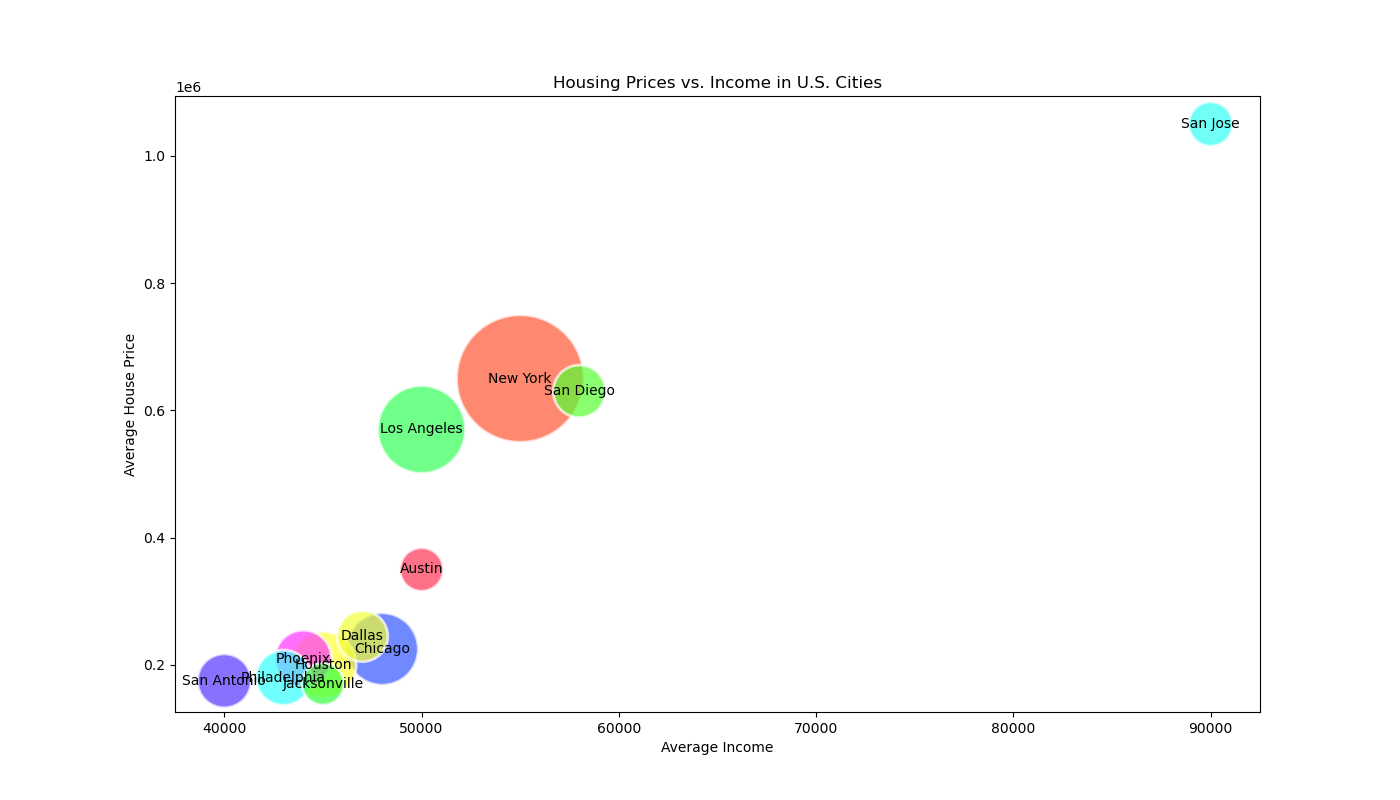

Write the Python code that produced this figure.

import matplotlib.pyplot as plt

# Data points
cities = ['New York', 'Los Angeles', 'Chicago', 'Houston', 'Phoenix', 'Philadelphia',
          'San Antonio', 'San Diego', 'Dallas', 'San Jose', 'Austin', 'Jacksonville']
average_income = [55000, 50000, 48000, 45000, 44000, 43000, 40000, 58000, 47000, 90000, 50000, 45000]
average_house_price = [650000, 570000, 225000, 200000, 210000, 180000, 175000, 630000, 245000, 1050000, 350000, 170000]
population = [8419000, 3980000, 2706000, 2300000, 1660000, 1585000,
              1500000, 1420000, 1340000, 1020000, 978000, 911000]

# Bubble size is scaled by population (This is a simplification; typically, you would want to scale these values appropriately)
bubble_size = [pop / 1000 for pop in population]

# Set the figure size
plt.figure(figsize=(14, 8))

# Create the scatter plot
plt.scatter(average_income, average_house_price, s=bubble_size,
            color=['#FF5733', '#33FF57', '#3357FF', '#FFFF33', '#FF33FF', '#33FFFF', '#5733FF', '#57FF33', '#F3FF33', '#33FFF3', '#FF3357', '#33FF3F'],
            alpha=0.7, edgecolors='w', linewidth=2)

# Title and labels
plt.title('Housing Prices vs. Income in U.S. Cities')
plt.xlabel('Average Income')
plt.ylabel('Average House Price')

# Add city labels to the bubbles
for i, city in enumerate(cities):
    plt.text(average_income[i], average_house_price[i], city, ha='center', va='center')

# Show plot
plt.show()
